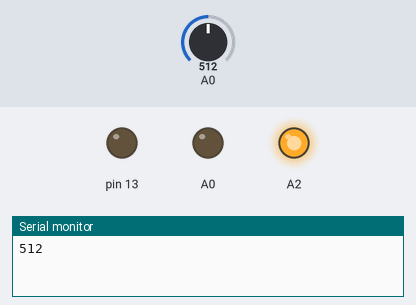
This sketch was run on a simulated Arduino Uno, built with avr-gcc and run on an emulated ATmega328P. Parts: output pins drawn as LEDs (lit = HIGH), the last lines printed to the serial monitor. The inputs (shaded band) are chosen by the test bench; at power-on: A0 = 512.

Above: at 0.1 s.
At 0.6 s:
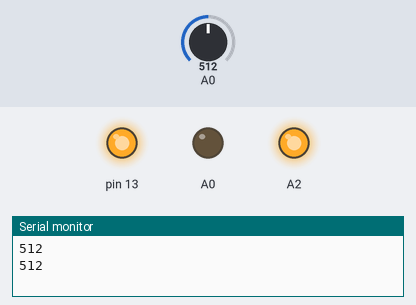
Timing chart, 0 to 2.1 s (numbered marks = the images above):
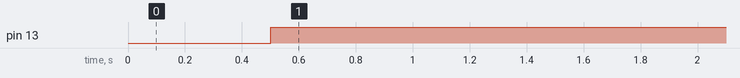

Measured:
- by itself, pin 13: LOW → HIGH at 0.50 s

The sketch:

IRMODULE.ino
```cpp
void setup() {
  pinMode(A1,INPUT);
  pinMode(A2,OUTPUT);
  pinMode(A0,OUTPUT);
  pinMode(13,OUTPUT);
  digitalWrite(A2,HIGH);
  digitalWrite(A0,LOW);
  Serial.begin(9600);

}

void loop() {
  Serial.println(analogRead(A0));
  delay(500);
  if(analogRead(A0)>63){
    digitalWrite(13,HIGH);
  }
  else{
    digitalWrite(13,LOW);
  }

}
```
